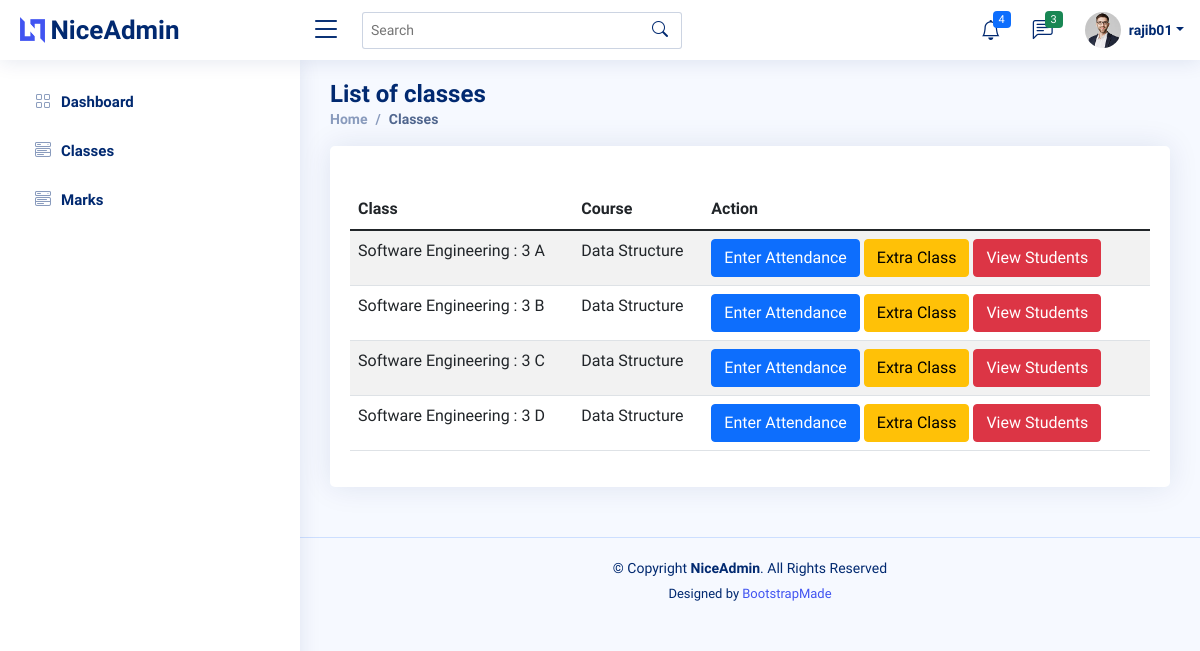
Before: /teacher/08-35-119/1/classes/ (signed in) with the older database file.
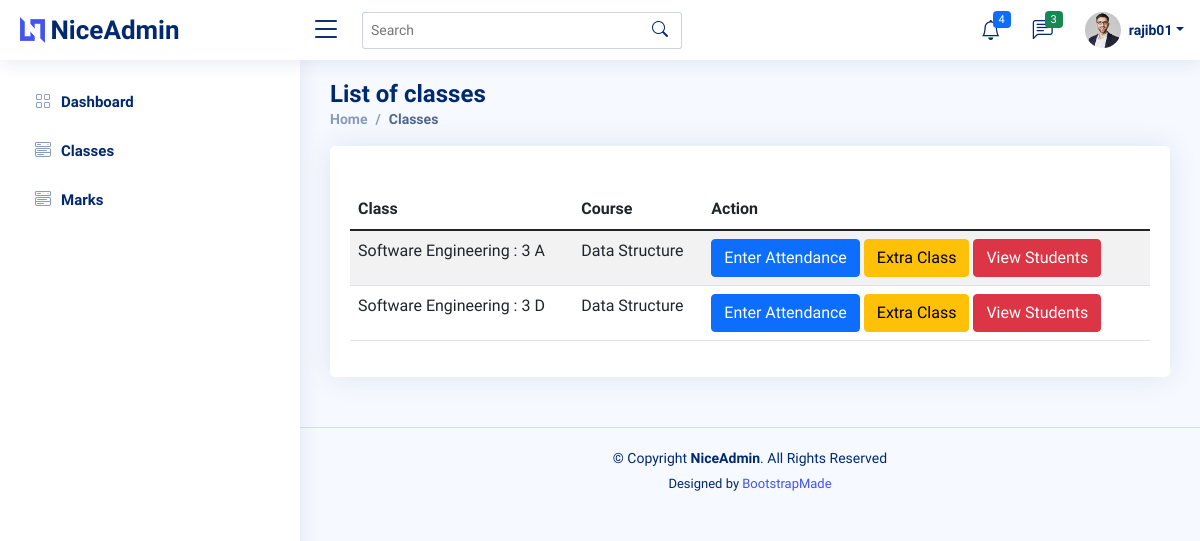
After: the same page with the newer database file.
### backend/models.py (models this page shows, shortened)
class User(AbstractUser):
    @property
    def is_student(self):
        if hasattr(self, 'student'):
            return True
        return False

class Assign(models.Model):
    class_id = models.ForeignKey(Class, on_delete=models.CASCADE)
    course = models.ForeignKey(Course, on_delete=models.CASCADE)
    teacher = models.ForeignKey(Teacher, on_delete=models.CASCADE)
    class Meta:
        unique_together = (('course', 'class_id', 'teacher'),)

class Class(models.Model):
    id = models.CharField(primary_key='True', max_length=100)
    dept = models.ForeignKey(Dept, on_delete=models.CASCADE)
    section = models.CharField(max_length=100)
    sem = models.IntegerField()
    class Meta:
        verbose_name_plural = 'classes'
    def __str__(self):
        d = Dept.objects.get(name=self.dept)
        return '%s : %d %s' % (d.name, self.sem, self.section)

class Dept(models.Model):
    id = models.CharField(primary_key='True', max_length=100)
    name = models.CharField(max_length=200)
    def __str__(self):
        return self.name

class Course(models.Model):
    dept = models.ForeignKey(Dept, on_delete=models.CASCADE)
    id = models.CharField(primary_key='True', max_length=50)
    name = models.CharField(max_length=50)
    shortname = models.CharField(max_length=50, default='X')
    def __str__(self):
        return self.name

### backend/views.py (the view)
# urls.py: path('teacher/<slug:teacher_id>/<int:choice>/classes/', views.t_class, name='classes'),
@login_required
def t_class(request, teacher_id, choice):
    teacher = get_object_or_404(Teacher, id=teacher_id)
    return render(request, 'teacher/classes.html', {'teacher': teacher, 'choice': choice})

### backend/templates/teacher/classes.html
{% extends '../asset/base.html' %}
{% load static %}
{% block content %}
<main id="main" class="main">
    <div class="pagetitle">
      <h1>List of classes</h1>
      <nav>
        <ol class="breadcrumb">
          <li class="breadcrumb-item"><a href="{% url 'backend:dashboard' %}">Home</a></li>
          <li class="breadcrumb-item active">Classes</li>
        </ol>
      </nav>
    </div>
    <section class="section dashboard">
      <div class="row">
        <div class="col-lg-12">
            <div class="card">
              <div class="card-body">
                <h5 class="card-title"></h5>
                <table class="table table-striped">
                  <thead>
                    <tr>
                      <th scope="col">Class</th>
                      <th scope="col">Course</th>
                      <th scope="col">Action</th>
                    </tr>
                  </thead>
                  <tbody>
                    {% for item in teacher.assign_set.all %}
                    <tr>
                      <td>{{item.class_id}}</td>
                      <td>{{item.course}}</td>
                      <td>
                        {% if choice == 1 %}
                        <a class="btn btn-primary" href="{% url 'backend:class_date' item.id %}" role="button">Enter Attendance</a>
                        <a class="btn btn-warning" href="{% url 'backend:extra_class' item.id %}">Extra Class</a>
                        <a class="btn btn-danger" href="{% url 'backend:students' item.id %}">View Students</a>
                    {% elif choice == 2 %}
                        <a class="btn btn-primary" href="{% url 'backend:marks_list' item.id %}" role="button">Enter Marks</a>
                        <a class="btn btn-danger" href="{% url 'backend:student_marks' item.id %}">View Students</a>
                    {% elif choice == 3 %}
                        <a class="btn btn-danger" href="#">Generate reports</a>
                    {% endif %}
                      </td>
                    </tr>
                    {% endfor %}
                  </tbody>
                </table>
              </div>
            </div>
        </div>
      </div>
    </section>
  </main>
{% endblock %}

### backend/templates/asset/base.html (shortened to what this page needs)
{% load static %}
<!DOCTYPE html>
<html lang="en">
<head>
  <link href="{% static 'assets/vendor/bootstrap/css/bootstrap.min.css' %}" rel="stylesheet">
  <link href="{% static 'assets/vendor/bootstrap-icons/bootstrap-icons.css' %}" rel="stylesheet">
  <link href="{% static 'assets/vendor/boxicons/css/boxicons.min.css' %}" rel="stylesheet">
  <link href="{% static 'assets/vendor/quill/quill.snow.css' %}" rel="stylesheet">
  <link href="{% static 'assets/vendor/quill/quill.bubble.css' %}" rel="stylesheet">
  <link href="{% static 'assets/vendor/remixicon/remixicon.css' %}" rel="stylesheet">
  <link href="{% static 'assets/vendor/simple-datatables/style.css' %}" rel="stylesheet">
  <link href="{% static 'assets/css/style.css' %}" rel="stylesheet">
</head>
<body>
  {% include './header.html' %}
  {% include './sidebar.html' %}
  {% block content %}
  {% endblock %}
  {% include './footer.html' %}
</body>
</html>

### backend/templates/asset/header.html (shortened to what this page needs)
  {% load static %}
  <header id="header" class="header fixed-top d-flex align-items-center">
    <div class="d-flex align-items-center justify-content-between">
      <a href="index.html" class="logo d-flex align-items-center">
        <img src="{% static 'assets/img/logo.png' %}" alt="">
        <span class="d-none d-lg-block">NiceAdmin</span>
      </a>
      <i class="bi bi-list toggle-sidebar-btn"></i>
    </div>
    <div class="search-bar">
      <form class="search-form d-flex align-items-center" method="POST" action="#">
        <input type="text" name="query" placeholder="Search" title="Enter search keyword">
        <button type="submit" title="Search"><i class="bi bi-search"></i></button>
      </form>
    </div>
    <nav class="header-nav ms-auto">
      <ul class="d-flex align-items-center">
        <li class="nav-item dropdown">
          <a class="nav-link nav-icon" href="#" data-bs-toggle="dropdown">
            <i class="bi bi-bell"></i>
            <span class="badge bg-primary badge-number">4</span>
          </a>
        </li>
        <li class="nav-item dropdown">
          <a class="nav-link nav-icon" href="#" data-bs-toggle="dropdown">
            <i class="bi bi-chat-left-text"></i>
            <span class="badge bg-success badge-number">3</span>
          </a>
        </li>
        <li class="nav-item dropdown pe-3">
          <a class="nav-link nav-profile d-flex align-items-center pe-0" href="#" data-bs-toggle="dropdown">
            <img src="{% static 'assets/img/profile-img.jpg' %}" alt="Profile" class="rounded-circle">
            <span class="d-none d-md-block dropdown-toggle ps-2">{{request.user}}</span>
          </a>
        </li>
      </ul>
    </nav>
  </header>

### backend/templates/asset/sidebar.html
{% load static %}
<aside id="sidebar" class="sidebar">
    <ul class="sidebar-nav" id="sidebar-nav">
      <li class="nav-item">
        <a class="nav-link collapsed" href="{% url 'backend:dashboard' %}">
          <i class="bi bi-grid"></i>
          <span>Dashboard</span>
        </a>
      </li>
      <li class="nav-item">
        <a class="nav-link collapsed" href="{% url 'backend:classes' request.user.teacher.id 1 %}">
          <i class="bi bi-menu-button-wide"></i><span>Classes</span>
        </a>
      </li>
      <li class="nav-item">
        <a class="nav-link collapsed" href="{% url 'backend:classes' request.user.teacher.id 2 %}">
          <i class="bi bi-menu-button-wide"></i><span>Marks</span>
        </a>
      </li>
    </ul>
  </aside>

### backend/templates/asset/footer.html
  <footer id="footer" class="footer">
    <div class="copyright">
      &copy; Copyright <strong><span>NiceAdmin</span></strong>. All Rights Reserved
    </div>
    <div class="credits">
      Designed by <a href="https://bootstrapmade.com/">BootstrapMade</a>
    </div>
  </footer>

### static/assets/css/style.css (style rules this page uses)
:root { scroll-behavior: smooth; }
body { font-family: "Open Sans", sans-serif; background: #f6f9ff; color: #444444; }
a { color: #4154f1; text-decoration: none; }
h1, h2, h3, h4, h5, h6 { font-family: "Nunito", sans-serif; }
#main { margin-top: 60px; padding: 20px 30px; transition: all 0.3s; }
.pagetitle { margin-bottom: 10px; }
.pagetitle h1 { font-size: 24px; margin-bottom: 0; font-weight: 600; color: #012970; }
.card { margin-bottom: 30px; border: none; border-radius: 5px; box-shadow: 0px 0 30px rgba(1, 41, 112, 0.1); }
.card-title { padding: 20px 0 15px 0; font-size: 18px; font-weight: 500; color: #012970; font-family: "Poppins", sans-serif; }
.card-body { padding: 0 20px 20px 20px; }
.breadcrumb { font-size: 14px; font-family: "Nunito", sans-serif; color: #899bbd; font-weight: 600; }
.breadcrumb a { color: #899bbd; transition: 0.3s; }
.breadcrumb .breadcrumb-item::before { color: #899bbd; }
.breadcrumb .active { color: #51678f; font-weight: 600; }
.logo { line-height: 1; }
@media (min-width: 1200px) { .logo { width: 280px; } }
.logo img { max-height: 26px; margin-right: 6px; }
.logo span { font-size: 26px; font-weight: 700; color: #012970; font-family: "Nunito", sans-serif; }
.header { transition: all 0.5s; z-index: 997; height: 60px; box-shadow: 0px 2px 20px rgba(1, 41, 112, 0.1); background-color: #fff; padding-left: 20px; }
.header .toggle-sidebar-btn { font-size: 32px; padding-left: 10px; cursor: pointer; color: #012970; }
.header .search-bar { min-width: 360px; padding: 0 20px; }
.header .search-form { width: 100%; }
.header .search-form input { border: 0; font-size: 14px; color: #012970; border: 1px solid rgba(1, 41, 112, 0.2); padding: 7px 38px 7px 8px; border-radius: 3px; transition: 0.3s; width: 100%; }
.header .search-form button { border: 0; padding: 0; margin-left: -30px; background: none; }
.header .search-form button i { color: #012970; }
.header-nav ul { list-style: none; }
.header-nav > ul { margin: 0; padding: 0; }
.header-nav .nav-icon { font-size: 20px; color: #012970; }
.header-nav .nav-profile { color: #012970; }
.header-nav .nav-profile img { max-height: 36px; }
.header-nav .nav-profile span { font-size: 14px; font-weight: 600; }
.header-nav .badge-number { position: absolute; inset: 4px 6px auto auto; font-weight: normal; font-size: 11px; padding: 3px 6px; }
.sidebar { position: fixed; top: 60px; left: 0; bottom: 0; width: 300px; z-index: 996; transition: all 0.3s; padding: 20px; overflow-y: auto; scrollbar-width: thin; scrollbar-color: #aab7cf transparent; box-shadow: 0px 0px 20px rgba(1, 41, 112, 0.1); background-color: #fff; }
@media (min-width: 1200px) { #main, #footer { margin-left: 300px; } }
.sidebar-nav { padding: 0; margin: 0; list-style: none; }
.sidebar-nav li { padding: 0; margin: 0; list-style: none; }
.sidebar-nav .nav-item { margin-bottom: 5px; }
.sidebar-nav .nav-link { display: flex; align-items: center; font-size: 15px; font-weight: 600; color: #4154f1; transition: 0.3; background: #f6f9ff; padding: 10px 15px; border-radius: 4px; }
.sidebar-nav .nav-link i { font-size: 16px; margin-right: 10px; color: #4154f1; }
.sidebar-nav .nav-link.collapsed { color: #012970; background: #fff; }
.sidebar-nav .nav-link.collapsed i { color: #899bbd; }
.footer { padding: 20px 0; font-size: 14px; transition: all 0.3s; border-top: 1px solid #cddfff; }
.footer .copyright { text-align: center; color: #012970; }
.footer .credits { padding-top: 5px; text-align: center; font-size: 13px; color: #012970; }

Changed rows visible on the page:
removed Assign: class_id "Software Engineering : 3 B", course "Data Structure"
removed Assign: class_id "Software Engineering : 3 C", course "Data Structure"
